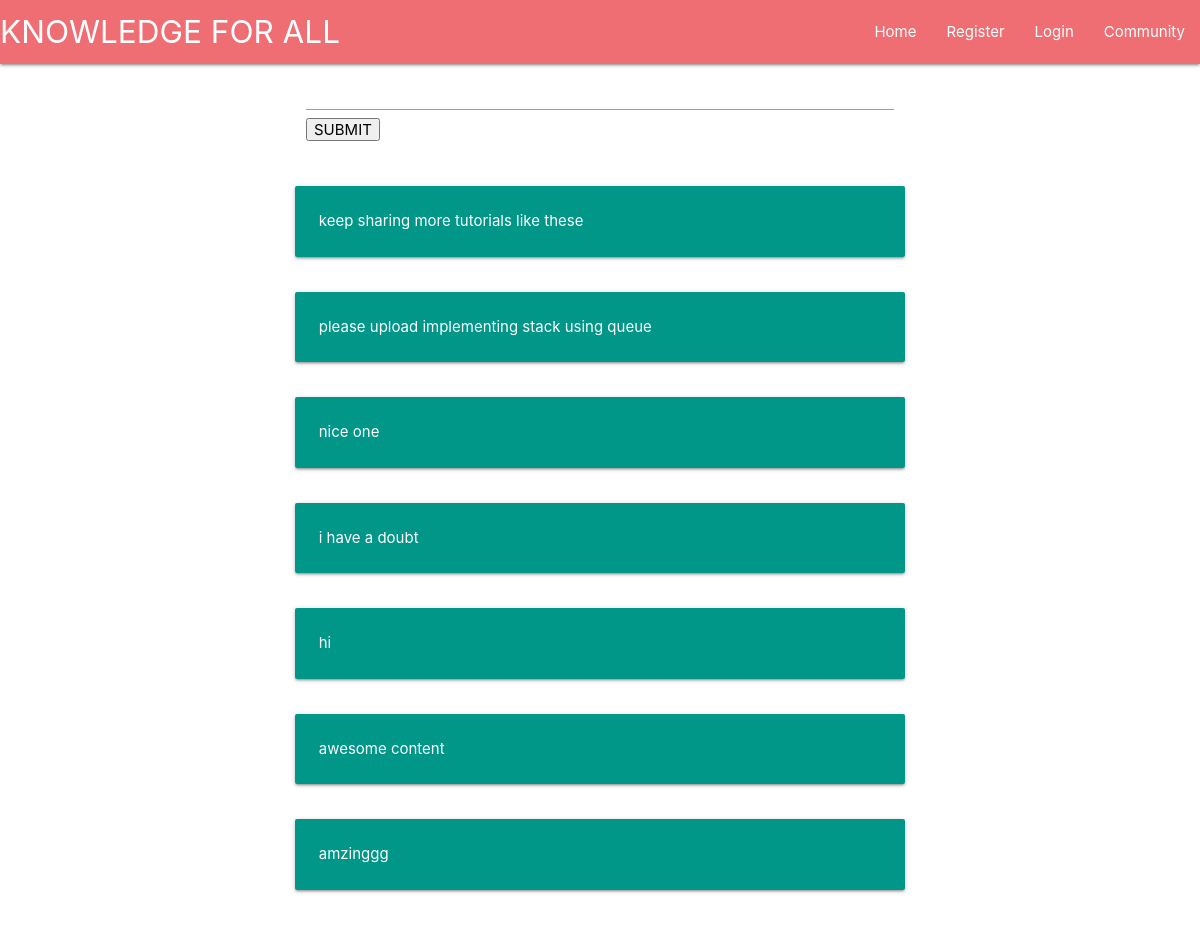
The page /feedback/ on the database its author committed.
### main/models.py (models this page shows)
class AddTutorial(models.Model):
    content = models.TextField()
    published = models.CharField(max_length=100,default='Anonymous')
    class Meta:
        verbose_name_plural = "User added Tutorial"

### main/views.py (the view)
# urls.py: path("feedback/", views.feedback_view, name="feedback/"),
def feedback_view(request):
    all_post = AddTutorial.objects.all()
    return render(request,"main/feedback.html",
                  {'all_the_post' : all_post})

### main/templates/main/feedback.html (shortened to what this page needs)
{% extends "main/header.html" %}
{% block content %}
<div class="container">
    <form action="/addpost/" method="post">
        <input type="text" name="content" />
        <input type="submit" value="SUBMIT" />
    </form>
<br />
<div class="col">
   {% for post_items in all_the_post %}
    <div class="row s12 m5">
        <div class="card-panel teal">
            <span class="white-text">
                {{ post_items.content }}
            </span>
        </div>
    </div>
    {% endfor %}
</div>
</div>
                {% endblock %}

### rows shown on the page
AddTutorial: content "keep sharing more tutorials like these"
AddTutorial: content "please upload implementing stack using queue"
AddTutorial: content "nice one"
AddTutorial: content "i have a doubt"
AddTutorial: content "hi"
AddTutorial: content "awesome content"
AddTutorial: content "amzinggg"
